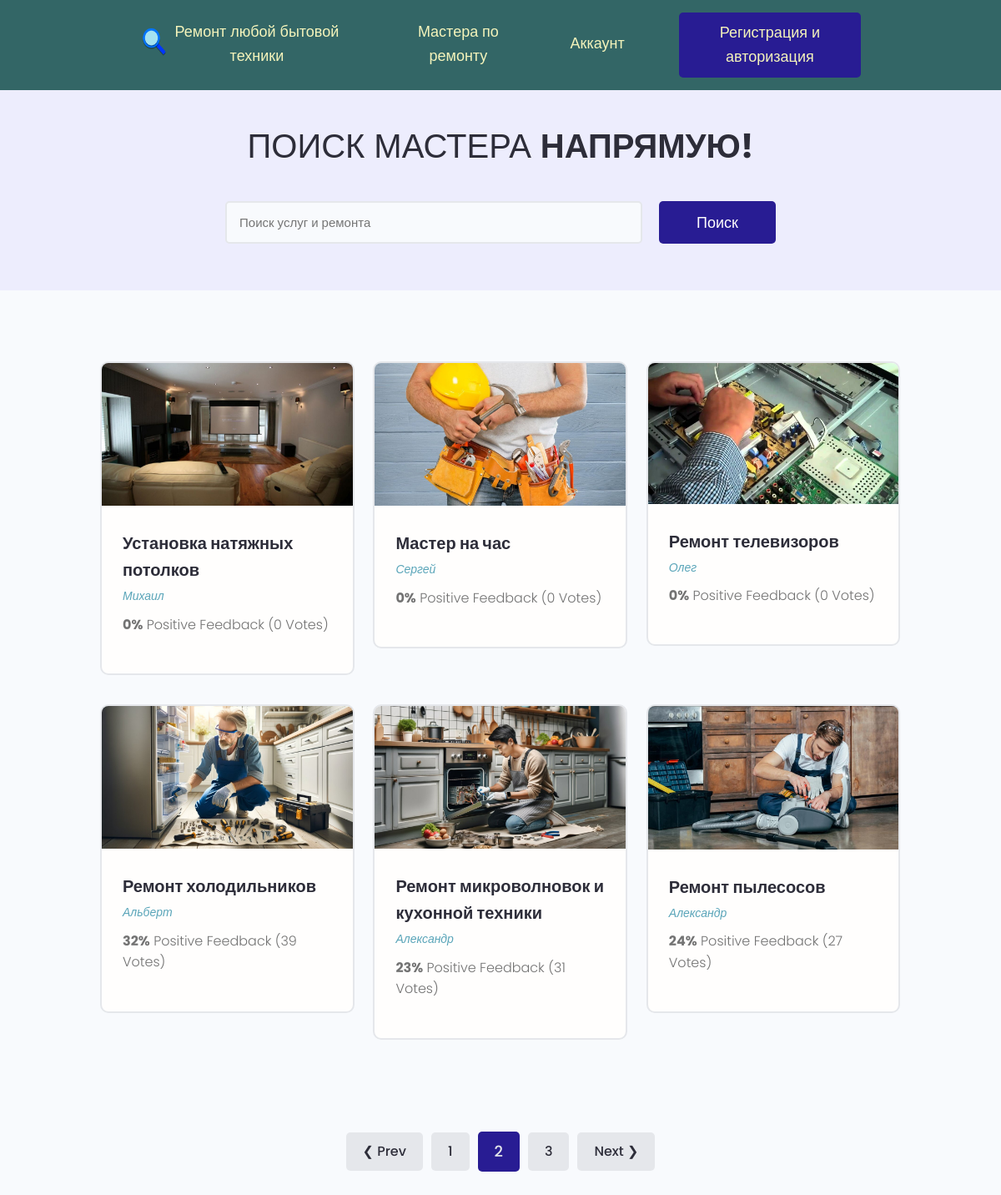
Screenshot of /?page=2 with the database file from the repository.
### rembyt/models.py (models this page shows, shortened)
class Repair(models.Model):
    owner = models.ForeignKey(Engineer, on_delete=models.SET_NULL, blank=True, null=True, verbose_name="Мастер")
    type_of_repair = models.CharField(max_length=200, verbose_name="Вид ремонта")
    description = models.TextField(blank=True, verbose_name="Описание")
    my_image = models.ImageField(default="resize_imag.jpg", upload_to='repairs/%Y/%m/%d', verbose_name="Фото")
    price_link = models.FileField(upload_to="repairs/", default="repairs/price_repair_cleaner.jpeg", verbose_name="Цены")
    vote_total = models.IntegerField(default=0, blank=True, verbose_name="Отзывов")
    vote_ratio = models.IntegerField(default=0, blank=True, verbose_name="Положительных отзывов")
    created = models.DateTimeField(auto_now_add=True, verbose_name="Дата")
    class Meta:
        ordering = ["-created"]

### engineers/models.py (models this page shows, shortened)
class Engineer(models.Model):
    engineer = models.OneToOneField(User, on_delete=models.CASCADE, blank=True, verbose_name="Мастер")
    name = models.CharField(max_length=200, blank=True, verbose_name="Имя")
    email = models.EmailField(max_length=200, blank=True, verbose_name="Email")
    username = models.CharField(max_length=200, blank=True, verbose_name="Username")
    i_info = models.TextField(max_length=100, blank=True, verbose_name="Кратко")
    all_info = models.TextField(blank=True, verbose_name="Информация")
    engineer_image = models.ImageField(upload_to="repairs/", default="repairs/engineer.jpeg", verbose_name="Фото")
    education = models.CharField(max_length=200, blank=True, verbose_name="Образование")
    price = models.FileField(upload_to="repairs/", default="repairs/price_repair_cleaner.jpeg", verbose_name="Цены")
    social_website = models.CharField(max_length=200, blank=True, verbose_name="Сайт")
    social_vkontakte = models.CharField(max_length=200, blank=True, verbose_name="Вконтакте")
    social_whatsapp = models.CharField(max_length=200, blank=True, verbose_name="WhatsApp")
    social_telegram = models.CharField(max_length=200, blank=True, verbose_name="Телеграм")
    created = models.DateTimeField(auto_now_add=True, verbose_name="Дата создания")

### rembyt/views.py (the view)
# urls.py: path('', views.repairs, name='repairs'),
def repairs(request):
    rep, search_query2 = search_repair(request)
    custom_range, rep = paginate_repairs(request, rep, 6)
    context = {
        'repairs': rep,
        'search_query2': search_query2,
        'custom_range': custom_range
    }
    return render(request, "rembyt/repairs.html", context)

### rembyt/utils.py (called while the page is built)
def search_repair(request):
    search_query2 = ''
    if request.GET.get('search_query2'):  # получаем данные по имени name="search_query"
        search_query2 = request.GET.get('search_query2')
    rep = Repair.objects.distinct().filter(
        Q(type_of_repair__icontains=search_query2) |
        Q(description__icontains=search_query2)|
        Q(owner__name__icontains=search_query2)
    )
    return rep, search_query2

def paginate_repairs(request, rep, results):
    page = request.GET.get('page')
    paginator = Paginator(rep, results)
    try:
        rep = paginator.page(page)
    except PageNotAnInteger:
        page = 1
        rep = paginator.page(page)
    except EmptyPage:
        page = paginator.num_pages
        rep = paginator.page(page)
    right_index = int(page) + 5
    if right_index > paginator.num_pages:
        right_index = paginator.num_pages + 1
    left_index = int(page) - 4
    if left_index < 1:
        left_index = 1
    custom_range = range(left_index, right_index)
    return custom_range, rep

### rembyt/templates/rembyt/repairs.html (shortened to what this page needs)
{% extends 'rembyt/base.html' %}
{% block content %}
  <main class="projects">
    <section class="hero-section text-center">
      <div class="container container--narrow">
        <div class="hero-section__box">
          <h2>Поиск мастера <span>Напрямую!</span></h2>
        </div>
        <div class="hero-section__search">
          <form id="search" class="form" action="{% url 'repairs' %}" method="get">
            <div class="form__field">
              <input class="input input--text" id="formInput#search" type="text" name="search_query2"
                               placeholder="Поиск услуг и ремонта" value="{{search_query2}}" />
            </div>
            <input class="btn btn--sub btn--lg" type="submit" value="Поиск" />
          </form>
        </div>
      </div>
    </section>
    <section class="projectsList">
      <div class="container">
        <div class="grid grid--three">
          {% for repair in repairs %}
          <div class="column">
            <div class="card project">
              <a href="{% url 'repair' repair.id %}" class="project">
                <img class="project__thumbnail" src="{{ repair.my_image.url }}" alt="project thumbnail" />
                <div class="card__body">
                  <h3 class="project__title">{{ repair.type_of_repair }}</h3>
                  <p><a class="project__author" href="{% url 'file_engineer' repair.owner.id %}">{{repair.owner.name}}</a></p>
                  <p class="project--rating">
                    <span style="font-weight: bold;">{{ repair.vote_ratio }}%</span> Positive
                    Feedback ({{ repair.vote_total }} Votes)
                  </p>
                </div>
              </a>
            </div>
          </div>
          {% endfor %}
        </div>
      </div>
    </section>
{% include 'rembyt/pagination.html' with queryset=repairs %}
  </main>
{% endblock %}

### rembyt/static/styles/app.css (style rules this page uses)
:root { --color-sub: #2d2d39; }
.btn--sub { background-color: #281c93; font-size: 18px; }
.card { border: 2px solid var(--color-light); }
img { width: 100%; }
.hero-section { height: 30vh; display: flex; align-items: center; background-color: #27836e; }
.hero-section__box { margin-bottom: 4rem; }
.hero-section__box > h2, .hero-section__box > h2 > span { font-size: 4rem; color: var(--color-light); line-height: 1.3; text-transform: uppercase; }
.hero-section__box > h2 { font-weight: 300; }
.hero-section__box > h2 > span { font-weight: 700; }
.hero-section__search > .form { display: flex; align-items: center; justify-content: center; gap: 2rem; }
.hero-section__search > .form input.input--text { width: 50rem; }
.project__author { font-size: 1.4rem; font-style: italic; }
.project--rating { margin-bottom: 1.6em; margin-top: .5em; }
.projects > .hero-section { background: var(--color-sub-lighter); height: 30vh; }
.projects .hero-section__box { margin-bottom: 2.5rem; }
.projects .hero-section__box > h2 { color: var(--color-sub); }
.projects .hero-section__box > h2 > span { font-weight: 700; color: var(--color-sub); }
.projectsList { margin-top: 8rem; }
.project__thumbnail { object-fit: cover; object-position: top center; width: 100%; }
.project__title { font-size: 2rem; font-weight: 700; color: var(--color-sub); }

### rembyt/static/uikit/styles/modules/_variables.css (style rules this page uses)
:root { --color-main: #5aa5b9; --color-main-light: #e6faff; --color-sub: #3f4156; --color-sub-light: #51546e; --color-sub-lighter: #ededfd; --color-text: #737373; --color-gray: #8b8b8b; --color-light: #e5e7eb; --color-light-gray: #767676; --color-bg: #f8fafd; --color-white: #fffefd; --color-white-light: #f3f3f3; --color-success: #359e64; --color-success-bg: #def8e8; --color-error: #fc4b0b; --color-error-bg: #fff2ee; --font-base: 'Poppins', arial, helvetica, 'Segoe UI', roboto, ubuntu, sans-serif; --font-monospace: 'Fira Code', 'Courier New', courier, monospace; --font-regular: 300; --font-medium: 500; --font-bold: 700; --generic-shadow: 1px 1px 5px #00000010; --generic-transition: all 0.3s ease-in-out; }

### rembyt/static/uikit/styles/modules/_base.css (style rules this page uses)
* { margin: 0; padding: 0; box-sizing: border-box; text-rendering: optimizeLegibility; color: inherit; font-size: inherit; }
html { font-size: 50%; }
@media only screen and (min-width: 480px) { html { font-size: 56.25%; } }
@media only screen and (min-width: 1200px) { html { font-size: 62.5%; } }
body { line-height: 1.6; font-weight: 400; font-size: 1.5rem; color: var(--color-text); background-color: var(--color-bg); min-height: 100vh; }

### rembyt/static/uikit/styles/modules/_typography.css (style rules this page uses)
* { font-family: var(--font-base); }
h2 { font-size: 3.6rem; font-weight: var(--font-bold); }
h3 { font-size: 3.2rem; font-weight: var(--font-medium); }
p, span, strong { font-size: 1.6rem; color: var(--color-text); font-weight: var(--font-regular); }
a { padding-bottom: 2px; text-decoration: none; display: inline-block; color: var(--color-main); font-weight: var(--font-medium); }

### rembyt/static/uikit/styles/modules/_utilities.css (style rules this page uses)
.container { width: 92%; max-width: 165rem; margin: 0 auto; box-sizing: border-box; }
.container--narrow { width: 92%; max-width: 120rem; }
@media screen and (min-width: 1000px) { .container { width: 90%; } }
@media screen and (min-width: 1000px) { .container--narrow { width: 85%; } }
@media screen and (min-width: 1200px) { .container { width: 80%; } }
@media screen and (min-width: 1200px) { .container--narrow { width: 72%; } }
.text-center { text-align: center; }

### rembyt/static/uikit/styles/modules/_button.css (style rules this page uses)
.btn { display: inline-block; position: relative; cursor: pointer; background-color: var(--color-light); font-weight: var(--font-medium); color: var(--color-sub); text-decoration: none; padding: 1rem 2rem; border-radius: 0.5rem; border: none; width: -webkit-fit-content; width: -moz-fit-content; width: fit-content; height: -webkit-fit-content; height: -moz-fit-content; height: fit-content; font-size: 1.6rem; outline-width: 0; outline-color: transparent; -webkit-backface-visibility: hidden; backface-visibility: hidden; transition: all 0.3s ease-in-out; }
.btn--sub { background-color: var(--color-sub); color: var(--color-white); }
.btn--lg { font-size: 1.8rem; padding: 1.2rem 4.5rem; }

### rembyt/static/uikit/styles/modules/_card.css (style rules this page uses)
.card { border-radius: 1rem; background-color: var(--color-white); border: 1.5px solid var(--color-light); width: auto; height: auto; margin-top: 0.5rem; margin-bottom: 0.5rem; overflow: hidden; }
.card__body, .card__header { padding: 2rem 2.5rem; }

### rows the page displays
Repair: my_image (picture), type_of_repair "Установка натяжных потолков", owner.name "Михаил", vote_ratio "0", vote_total "0"
Repair: my_image (picture), type_of_repair "Мастер на час", owner.name "Сергей", vote_ratio "0", vote_total "0"
Repair: my_image (picture), type_of_repair "Ремонт телевизоров", owner.name "Олег", vote_ratio "0", vote_total "0"
Repair: my_image (picture), type_of_repair "Ремонт холодильников", owner.name "Альберт", vote_ratio "32", vote_total "39"
Repair: my_image (picture), type_of_repair "Ремонт микроволновок и кухонной техники", owner.name "Александр", vote_ratio "23", vote_total "31"
Repair: my_image (picture), type_of_repair "Ремонт пылесосов", owner.name "Александр", vote_ratio "24", vote_total "27"

### other values shown
{{ page }} "1" "3"
{{ page }} "2"
